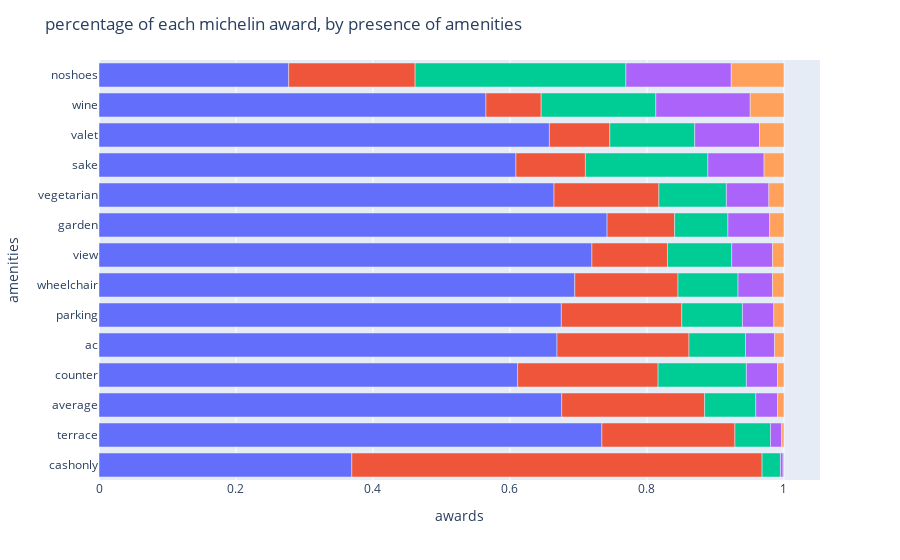

Source (notebook cell):
### Code cell
fig_H

### Figure 1 — Plotly figure (JSON) as saved in the notebook; plotly's stock layout.template omitted (floating-point values rounded to 4 significant figures)
{"data": [{"alignmentgroup": "True", "hovertemplate": "Award=Selected Restaurants<br>value=%{x}<br>index=%{y}<extra></extra>", "legendgroup": "Selected Restaurants", "marker": {"color": "#636efa", "pattern": {"shape": ""}}, "name": "Selected Restaurants", "offsetgroup": "Selected Restaurants", "orientation": "h", "showlegend": true, "textposition": "auto", "type": "bar", "x": [0.3691, 0.7342, 0.6755, 0.6112, 0.6686, 0.675, 0.6947, 0.7196, 0.7418, 0.6643, 0.6087, 0.6576, 0.5649, 0.2769], "xaxis": "x", "y": ["cashonly", "terrace", "average", "counter", "ac", "parking", "wheelchair", "view", "garden", "vegetarian", "sake", "valet", "wine", "noshoes"], "yaxis": "y"}, {"alignmentgroup": "True", "hovertemplate": "Award=Bib Gourmand<br>value=%{x}<br>index=%{y}<extra></extra>", "legendgroup": "Bib Gourmand", "marker": {"color": "#EF553B", "pattern": {"shape": ""}}, "name": "Bib Gourmand", "offsetgroup": "Bib Gourmand", "orientation": "h", "showlegend": true, "textposition": "auto", "type": "bar", "x": [0.599, 0.1943, 0.2086, 0.2051, 0.1927, 0.1759, 0.1506, 0.1103, 0.09864, 0.1531, 0.1014, 0.08824, 0.08065, 0.1846], "xaxis": "x", "y": ["cashonly", "terrace", "average", "counter", "ac", "parking", "wheelchair", "view", "garden", "vegetarian", "sake", "valet", "wine", "noshoes"], "yaxis": "y"}, {"alignmentgroup": "True", "hovertemplate": "Award=1 Star<br>value=%{x}<br>index=%{y}<extra></extra>", "legendgroup": "1 Star", "marker": {"color": "#00cc96", "pattern": {"shape": ""}}, "name": "1 Star", "offsetgroup": "1 Star", "orientation": "h", "showlegend": true, "textposition": "auto", "type": "bar", "x": [0.02682, 0.05204, 0.07474, 0.1289, 0.08254, 0.08858, 0.0877, 0.09368, 0.07779, 0.09855, 0.1787, 0.1239, 0.1673, 0.3077], "xaxis": "x", "y": ["cashonly", "terrace", "average", "counter", "ac", "parking", "wheelchair", "view", "garden", "vegetarian", "sake", "valet", "wine", "noshoes"], "yaxis": "y"}, {"alignmentgroup": "True", "hovertemplate": "Award=2 Stars<br>value=%{x}<br>index=%{y}<extra></extra>", "legendgroup": "2 Stars", "marker": {"color": "#ab63fa", "pattern": {"shape": ""}}, "name": "2 Stars", "offsetgroup": "2 Stars", "orientation": "h", "showlegend": true, "textposition": "auto", "type": "bar", "x": [0.003831, 0.01631, 0.03177, 0.04541, 0.04242, 0.04581, 0.05035, 0.05968, 0.06095, 0.06203, 0.08213, 0.09454, 0.1379, 0.1538], "xaxis": "x", "y": ["cashonly", "terrace", "average", "counter", "ac", "parking", "wheelchair", "view", "garden", "vegetarian", "sake", "valet", "wine", "noshoes"], "yaxis": "y"}, {"alignmentgroup": "True", "hovertemplate": "Award=3 Stars<br>value=%{x}<br>index=%{y}<extra></extra>", "legendgroup": "3 Stars", "marker": {"color": "#FFA15A", "pattern": {"shape": ""}}, "name": "3 Stars", "offsetgroup": "3 Stars", "orientation": "h", "showlegend": true, "textposition": "auto", "type": "bar", "x": [0.001277, 0.003235, 0.009343, 0.009395, 0.01367, 0.01476, 0.01665, 0.01666, 0.02085, 0.02201, 0.02899, 0.03571, 0.04919, 0.07692], "xaxis": "x", "y": ["cashonly", "terrace", "average", "counter", "ac", "parking", "wheelchair", "view", "garden", "vegetarian", "sake", "valet", "wine", "noshoes"], "yaxis": "y"}], "layout": {"autosize": true, "barmode": "relative", "legend": {"title": {"text": "Award"}, "tracegroupgap": 0, "visible": false}, "margin": {"t": 60}, "title": {"text": "percentage of each michelin award, by presence of amenities"}, "xaxis": {"anchor": "y", "autorange": true, "domain": [0, 1], "range": [0, 1.053], "title": {"text": "awards"}, "type": "linear"}, "yaxis": {"anchor": "x", "autorange": true, "domain": [0, 1], "range": [-0.5, 13.5], "title": {"text": "amenities"}, "type": "category"}}}
